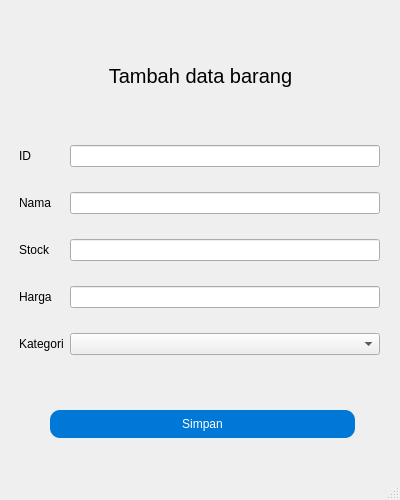
<?xml version="1.0" encoding="UTF-8"?>
<ui version="4.0">
 <class>MainWindow</class>
 <widget class="QMainWindow" name="MainWindow">
  <property name="geometry">
   <rect>
    <x>0</x>
    <y>0</y>
    <width>400</width>
    <height>500</height>
   </rect>
  </property>
  <property name="minimumSize">
   <size>
    <width>400</width>
    <height>500</height>
   </size>
  </property>
  <property name="maximumSize">
   <size>
    <width>400</width>
    <height>500</height>
   </size>
  </property>
  <property name="windowTitle">
   <string>MainWindow</string>
  </property>
  <widget class="QWidget" name="centralwidget">
   <widget class="QLabel" name="tambahdatabarang">
    <property name="geometry">
     <rect>
      <x>80</x>
      <y>50</y>
      <width>241</width>
      <height>51</height>
     </rect>
    </property>
    <property name="sizePolicy">
     <sizepolicy hsizetype="Preferred" vsizetype="Preferred">
      <horstretch>0</horstretch>
      <verstretch>0</verstretch>
     </sizepolicy>
    </property>
    <property name="font">
     <font>
      <pointsize>15</pointsize>
     </font>
    </property>
    <property name="text">
     <string>Tambah data barang</string>
    </property>
    <property name="alignment">
     <set>Qt::AlignCenter</set>
    </property>
   </widget>
   <widget class="QWidget" name="formLayoutWidget">
    <property name="geometry">
     <rect>
      <x>19</x>
      <y>140</y>
      <width>361</width>
      <height>241</height>
     </rect>
    </property>
    <layout class="QFormLayout" name="formLayout">
     <property name="labelAlignment">
      <set>Qt::AlignLeading|Qt::AlignLeft|Qt::AlignVCenter</set>
     </property>
     <property name="verticalSpacing">
      <number>25</number>
     </property>
     <property name="topMargin">
      <number>5</number>
     </property>
     <item row="0" column="0">
      <widget class="QLabel" name="iDLabel">
       <property name="text">
        <string>ID</string>
       </property>
      </widget>
     </item>
     <item row="0" column="1">
      <widget class="QLineEdit" name="ID">
       <property name="text">
        <string/>
       </property>
      </widget>
     </item>
     <item row="1" column="0">
      <widget class="QLabel" name="namaLabel">
       <property name="text">
        <string>Nama</string>
       </property>
      </widget>
     </item>
     <item row="1" column="1">
      <widget class="QLineEdit" name="Nama"/>
     </item>
     <item row="2" column="0">
      <widget class="QLabel" name="stockLabel">
       <property name="text">
        <string>Stock</string>
       </property>
      </widget>
     </item>
     <item row="2" column="1">
      <widget class="QLineEdit" name="Stock"/>
     </item>
     <item row="3" column="0">
      <widget class="QLabel" name="hargaLabel">
       <property name="text">
        <string>Harga</string>
       </property>
      </widget>
     </item>
     <item row="3" column="1">
      <widget class="QLineEdit" name="Harga"/>
     </item>
     <item row="4" column="0">
      <widget class="QLabel" name="kategoriLabel">
       <property name="text">
        <string>Kategori</string>
       </property>
      </widget>
     </item>
     <item row="4" column="1">
      <widget class="QComboBox" name="Kategori"/>
     </item>
    </layout>
   </widget>
   <widget class="QPushButton" name="simpan">
    <property name="geometry">
     <rect>
      <x>50</x>
      <y>410</y>
      <width>305</width>
      <height>28</height>
     </rect>
    </property>
    <property name="layoutDirection">
     <enum>Qt::LeftToRight</enum>
    </property>
    <property name="styleSheet">
     <string notr="true">#simpan {
    background-color: #0078d7; 
    color: white;           
    border-radius: 10px;        
    border: none;                
    padding: 6px 15px;          
}

#simpan:hover {
    background-color: #005fa3; 
}
</string>
    </property>
    <property name="text">
     <string>Simpan</string>
    </property>
   </widget>
  </widget>
  <widget class="QStatusBar" name="statusbar"/>
 </widget>
 <resources/>
 <connections/>
</ui>
